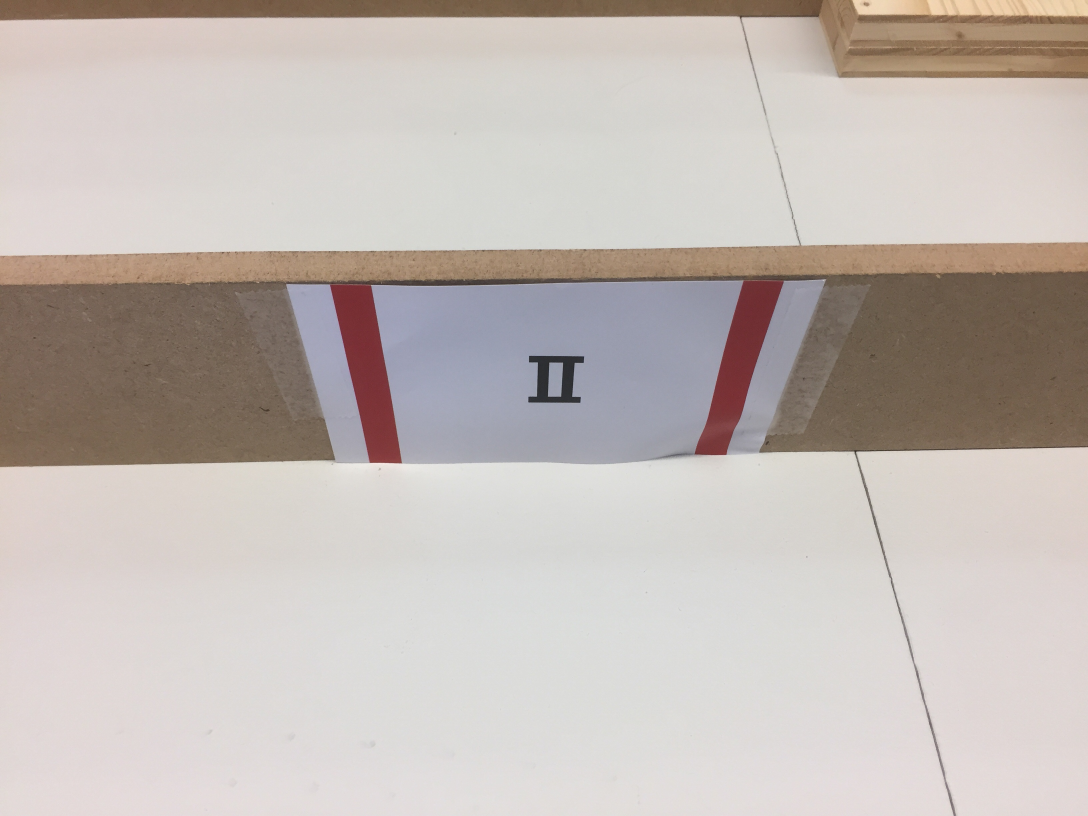
#> input picture src/objectDetectionSnippets/IMG2.JPG, 3264 x 2448 px, given in place of the camera (shown at 1/3 size)
$ python detectSomeShapes.py   (older library calls are emulated)
#> lines starting #> are read from the running program, lines starting #| are printed output that depends on the picture; after the words box and inside, x2 and y2 are one past the last pixel; in counts of white or black regions, pixels touching at a corner belong together
#16.11.16
#created by marco
#copied from http://www.pyimagesearch.com/2016/02/08/opencv-shape-detection/
#changed to use in livestream

# import the necessary packages
import cv2


class ShapeDetector:
    def __init__(self):
        pass

    def detect(self, c):
        # initialize the shape name and approximate the contour
        shape = "unidentified"
        peri = cv2.arcLength(c, True)
        approx = cv2.approxPolyDP(c, 0.04 * peri, True)

        # if the shape is a triangle, it will have 3 vertices
        if len(approx) == 3:
            shape = "triangle"

        # if the shape has 4 vertices, it is either a square or
        # a rectangle
        elif len(approx) == 4:
            # compute the bounding box of the contour and use the
            # bounding box to compute the aspect ratio
            (x, y, w, h) = cv2.boundingRect(approx)
            ar = w / float(h)

            # a square will have an aspect ratio that is approximately
            # equal to one, otherwise, the shape is a rectangle
            shape = "square" if ar >= 0.95 and ar <= 1.05 else "rectangle"

        # if the shape is a pentagon, it will have 5 vertices
        elif len(approx) == 5:
            shape = "pentagon"

        # otherwise, we assume the shape is a circle
        else:
            shape = "circle"

        # return the name of the shape
        return shape


# import the necessary packages
import argparse
import imutils
import cv2


camera = cv2.VideoCapture(0)

while True:
    # grab the current frame
    (grabbed, frame) = camera.read()
#> frame is the input picture: shape (2448, 3264, 3); mean B, G, R 181.3, 186.3, 195.1

    # load the image and resize it to a smaller factor so that
    # the shapes can be approximated better

    #image_org = cv2.imread('IMG333.JPG')
    image = frame

    #image = cv2.resize(image_org,(400,400))

    resized = imutils.resize(image, width=300)
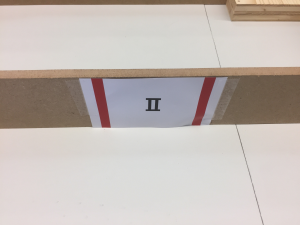
#> resized: shape (225, 300, 3); mean B, G, R 181.3, 186.3, 195.1
    ratio = image.shape[0] / float(resized.shape[0])
#> ratio = 10.88

    # convert the resized image to grayscale, blur it slightly,
    # and threshold it
    gray = cv2.cvtColor(resized, cv2.COLOR_BGR2GRAY)
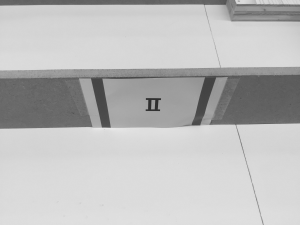
#> gray: shape (225, 300); min 46, max 233, mean 188.4
    blurred = cv2.GaussianBlur(gray, (5, 5), 0)
    thresh = cv2.threshold(blurred, 60, 255, cv2.THRESH_BINARY)[1]
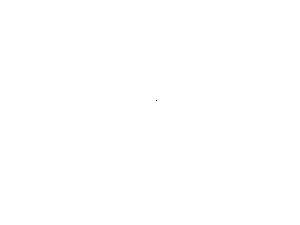
#> thresh: shape (225, 300); 100% white; black in thin lines or dots, all inside (x1, y1, x2, y2) = (156, 100, 157, 101)

    # find contours in the thresholded image and initialize the
    # shape detector
    cnts = cv2.findContours(thresh.copy(), cv2.RETR_EXTERNAL,
                        cv2.CHAIN_APPROX_SIMPLE)
#> cnts = 1 contour; box (x1, y1, x2, y2) and area: (0, 0, 300, 225) 66976
    cnts = cnts[0] if imutils.is_cv2() else cnts[1]
#> cnts = [[[0, 0], [0, 224], [299, 224], [299, 0]]]
    sd = ShapeDetector()

    # loop over the contours
    for c in cnts:
        # compute the center of the contour, then detect the name of the
        # shape using only the contour
        # +1 to avoid division to zero
        M = cv2.moments(c)
        cX = int((M["m10"] / (M["m00"] +1)) * ratio)
        cY = int((M["m01"] / (M["m00"] +1)) * ratio)
        shape = sd.detect(c)

        # multiply the contour (x, y)-coordinates by the resize ratio,
        # then draw the contours and the name of the shape on the image
        c = c.astype("float")
        c *= ratio
        c = c.astype("int")
        cv2.drawContours(image, [c], -1, (0, 255, 0), 2)
        cv2.putText(image, shape, (cX, cY), cv2.FONT_HERSHEY_SIMPLEX,
                    0.5, (255, 255, 255), 2)

        # show the frame to our screen
        cv2.imshow("Frame", image)
        key = cv2.waitKey(1) & 0xFF

        # if the 'q' key is pressed, stop the loop
        if key == ord("q"):
            break
#> this loop made 1 pass; (key q is pressed on pass 1)
#> (c, cX, cY, shape, peri in detect, approx in detect, x in detect, y in detect) on pass 1: ([[0, 0], [0, 2437], [3253, 2437], [3253, 0]], 1626, 1218, 'rectangle', 1046, [[0, 0], [0, 224], [299, 224], [299, 0]], 0, 0)
#> pass 1, `cv2.imshow("Frame", image)`:
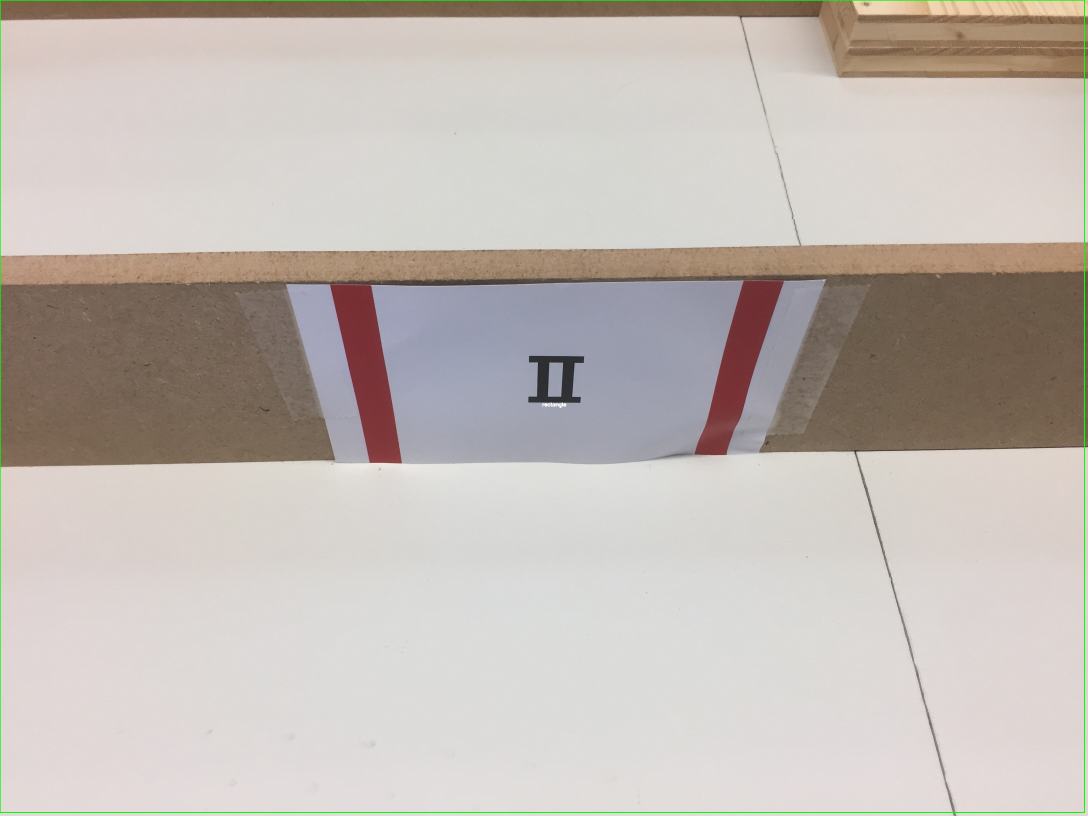
#> window 'Frame': shape (2448, 3264, 3) (shown at 1/3 size); mean B, G, R 180.7, 186.6, 194.4

    # show the output image
    #cv2.imshow("Image", image)
    #cv2.waitKey(0)

# cleanup the camera and close any open windows
camera.release()
cv2.destroyAllWindows()

$ run again, on src/objectDetectionSnippets/IMG22.JPG
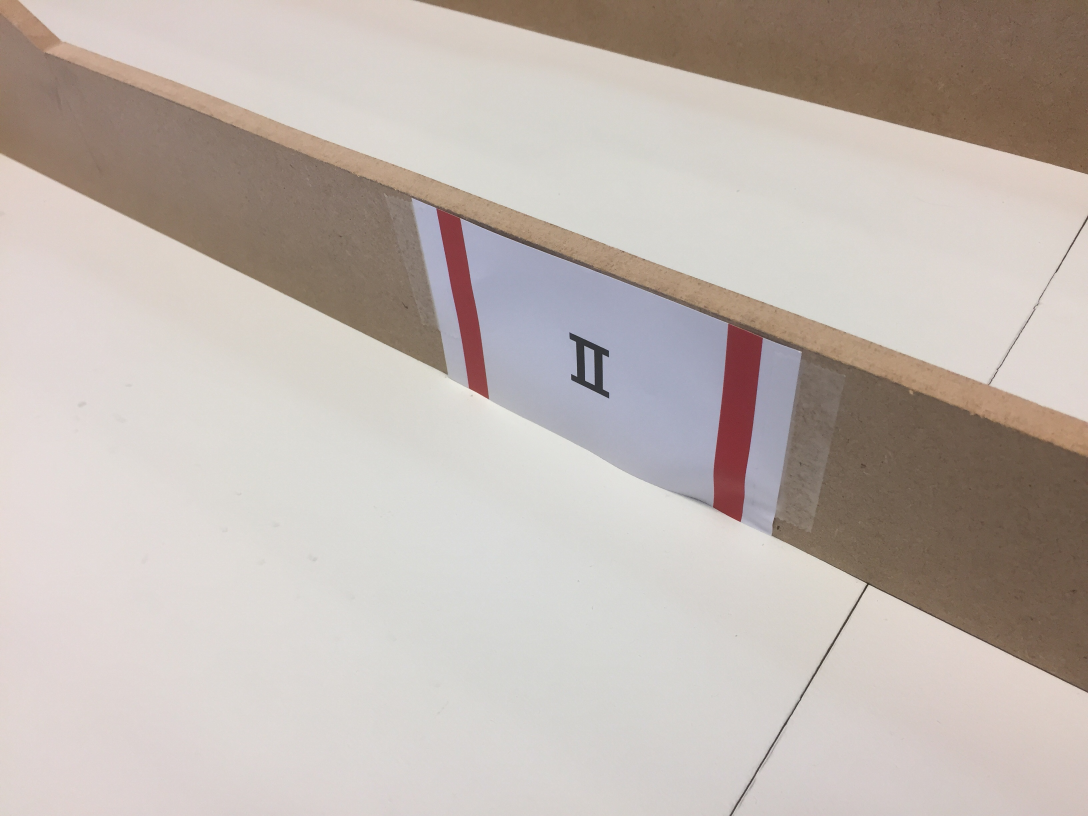
#> input picture src/objectDetectionSnippets/IMG22.JPG, 3264 x 2448 px, given in place of the camera (shown at 1/3 size)
#> frame is the input picture: shape (2448, 3264, 3); mean B, G, R 176.7, 183, 192.9
#> `gray = cv2.cvtColor(resized, cv2.COLOR_BGR2GRAY)`:
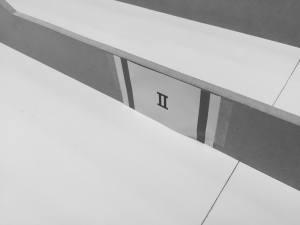
#> gray: shape (225, 300); min 53, max 231, mean 185.2
#> thresh: shape (225, 300); every value is 255
#> `cnts = cv2.findContours(thresh.copy(), cv2.RETR_EXTERNAL, cv2.CHAIN_AP..`: cnts = 1 contour; box (x1, y1, x2, y2) and area: (0, 0, 300, 225) 66976
#> `cnts = cnts[0] if imutils.is_cv2() else cnts[1]`: cnts = [[[0, 0], [0, 224], [299, 224], [299, 0]]]
#> the loop `for c in cnts:` made 1 pass; (key q is pressed on pass 1)
#> (c, cX, cY, shape, peri in detect, approx in detect, x in detect, y in detect) on pass 1: ([[0, 0], [0, 2437], [3253, 2437], [3253, 0]], 1626, 1218, 'rectangle', 1046, [[0, 0], [0, 224], [299, 224], [299, 0]], 0, 0)
#> pass 1, `cv2.imshow("Frame", image)`:
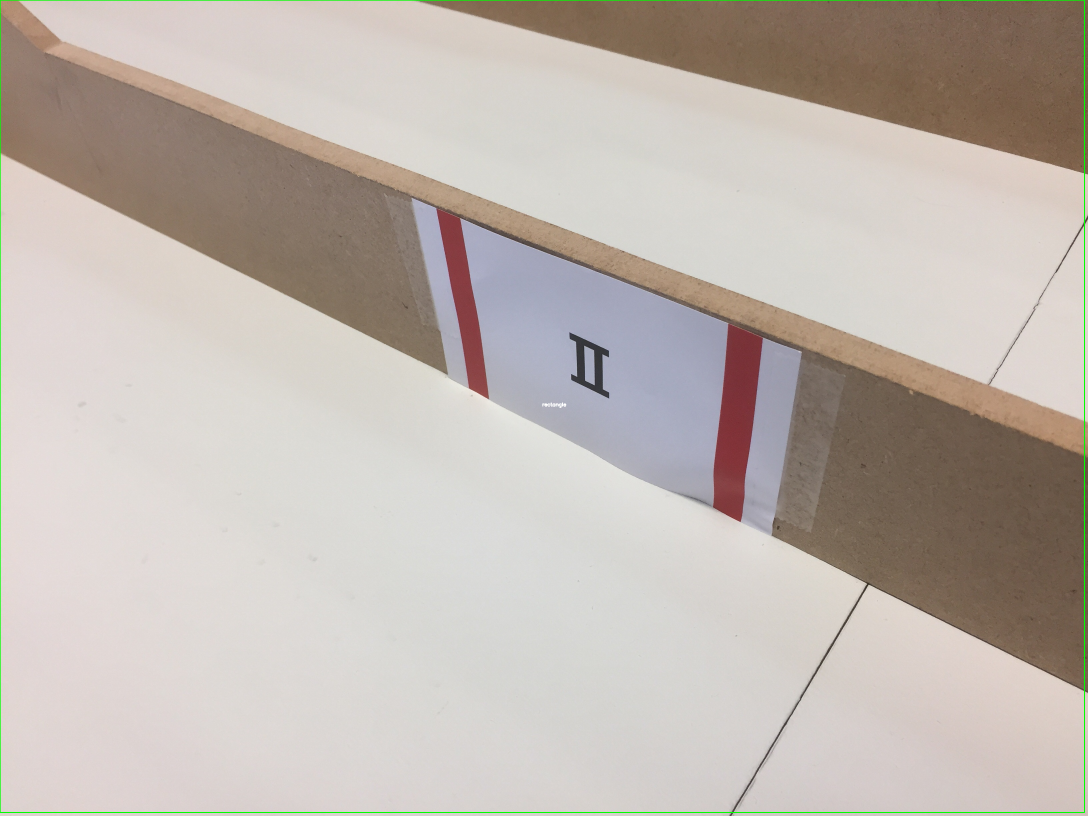
#> window 'Frame': shape (2448, 3264, 3) (shown at 1/3 size); mean B, G, R 176.2, 183.3, 192.2
